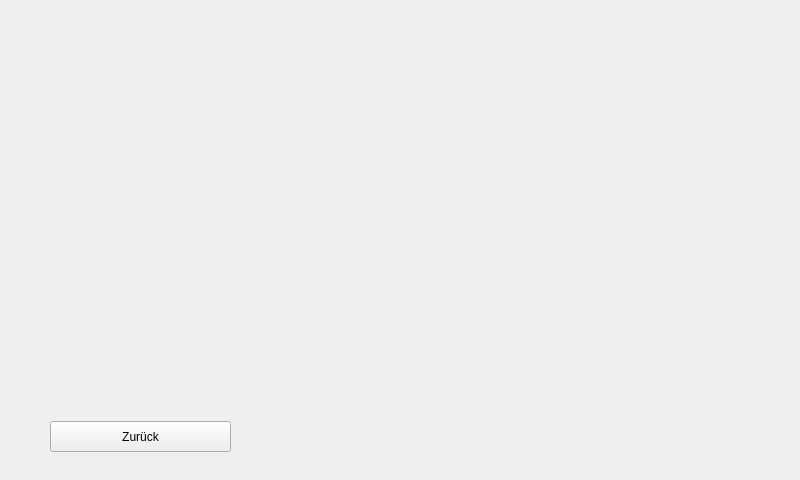
<?xml version="1.0" encoding="UTF-8"?>
<ui version="4.0">
 <class>WindowLebensmittel</class>
 <widget class="QWidget" name="WindowLebensmittel">
  <property name="geometry">
   <rect>
    <x>0</x>
    <y>0</y>
    <width>800</width>
    <height>480</height>
   </rect>
  </property>
  <property name="windowTitle">
   <string>Form</string>
  </property>
  <widget class="QStackedWidget" name="stackedWidget">
   <property name="geometry">
    <rect>
     <x>0</x>
     <y>0</y>
     <width>800</width>
     <height>480</height>
    </rect>
   </property>
   <property name="currentIndex">
    <number>0</number>
   </property>
   <widget class="QWidget" name="page">
    <widget class="QPushButton" name="cmdBack">
     <property name="geometry">
      <rect>
       <x>50</x>
       <y>421</y>
       <width>181</width>
       <height>31</height>
      </rect>
     </property>
     <property name="text">
      <string>Zurück</string>
     </property>
    </widget>
   </widget>
   <widget class="QWidget" name="page_2"/>
  </widget>
 </widget>
 <resources/>
 <connections/>
</ui>
